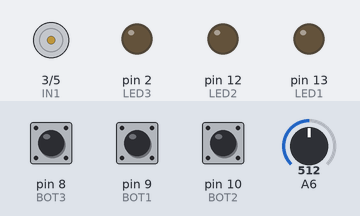
Recording of a sketch running on a simulated Arduino Uno, built with avr-gcc and run on an emulated ATmega328P. On the bench: motor-driver pin pairs drawn as motors (green arrow = first pin HIGH = forward, orange = second pin HIGH = backward, longer = more drive, scaled by the enable pin), output pins drawn as LEDs (lit = HIGH). Inputs (shaded band) come from the test bench; at power-on: A6 = 512, pin 9 (BOT1) HIGH, pin 10 (BOT2) HIGH, pin 8 (BOT3) HIGH.

Above: at 1.2 s.
1.3 s: A6 set to 0
At 2.5 s:
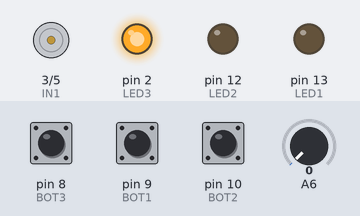
2.8 s: pin 9 (BOT1) pulled LOW for 0.15 s
At 3.9 s:
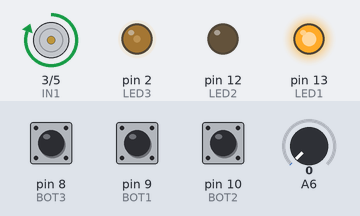
4.5 s: pin 10 (BOT2) pulled LOW for 0.15 s
At 5.7 s:
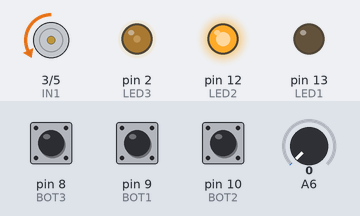
6.1 s: pin 8 (BOT3) pulled LOW for 0.15 s
At 7.3 s:
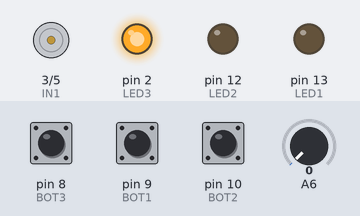
7.7 s: pin 9 (BOT1) pulled LOW for 1 s
At 9.7 s:
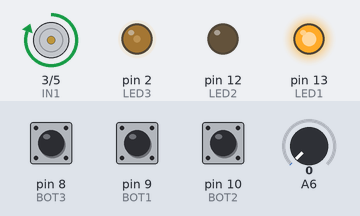
10.2 s: A6 set to 122
At 11.6 s:
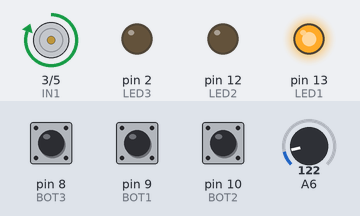
Timing chart, 0 to 12.7 s (numbered marks = the images above; inputs shaded):
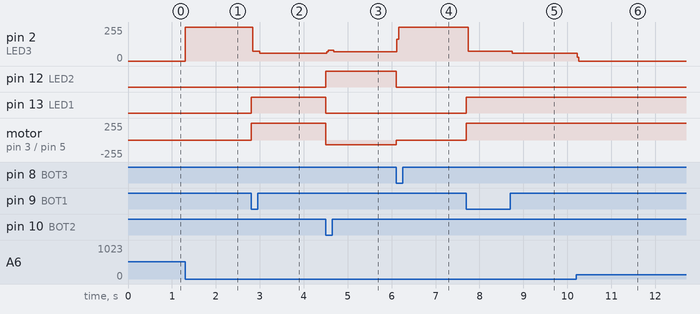

The sketch:

amazing_blad1.ino
```cpp
int IN1 = 3;
int IN2 = 5;
int EN = 6;
int BOT1 = 9;
int BOT2 = 10;
int BOT3 = 8;
int LED1 = 13;
int LED2 = 12;
int LED3 = 2;
void setup()
{
	pinMode(IN1, OUTPUT);
	pinMode(IN2, OUTPUT);
	pinMode(BOT1, INPUT_PULLUP);
	pinMode(BOT2, INPUT_PULLUP);
	pinMode(BOT3, INPUT_PULLUP);
	pinMode(LED1, OUTPUT);
	pinMode(LED2, OUTPUT);
  	pinMode(LED3, OUTPUT);
}

void loop()
  //CONFIGURAÇÃO BOTÕES
{

  if(digitalRead(BOT1) == LOW){
	digitalWrite(IN1, HIGH);
	digitalWrite(IN2, LOW);
	analogWrite(EN, 255);
  }else if(digitalRead(BOT2) == LOW){
	digitalWrite(IN1, LOW);
	digitalWrite(IN2, HIGH);
	analogWrite(EN, 70);
  }else if(digitalRead(BOT3) == LOW){
	digitalWrite(IN1, LOW);
	digitalWrite(IN2, LOW);
  }

  // CONFIGURAÇÕES DOS LEDS

  if(digitalRead(IN1) == HIGH && digitalRead(IN2) == LOW){
	digitalWrite(LED1, HIGH);
	digitalWrite(LED2, LOW);
   	digitalWrite(LED3, LOW);
  }else if(digitalRead(IN2) == HIGH && digitalRead(IN1) == LOW){
	digitalWrite(LED2, HIGH);
	digitalWrite(LED1, LOW);
   	digitalWrite(LED3, LOW);
  }else if(digitalRead(BOT3) == LOW){
	digitalWrite(LED1, LOW);
	digitalWrite(LED2, LOW);
  }

//CONFIGURAÇÃO LED MOTOR DESLIGADO
  if(analogRead(EN) == 0){
   	digitalWrite(LED3, HIGH);
  }


}
```

Measured:
- after the input at 1.3 s, pin 2 (LED3): 0/255 → 255/255 at once
- after the input at 2.8 s, pin 2 (LED3): 255/255 → 72/255 at once, → 60/255 0.16 s later; pin 13 (LED1): LOW → HIGH at once; motor on pin 3 (IN1) / pin 5 (IN2): stopped → forward 255/255 at once
- after the input at 4.5 s, pin 2 (LED3): 60/255 → 79/255 at once, → 69/255 0.16 s later; pin 12 (LED2): LOW → HIGH at once; pin 13 (LED1): HIGH → LOW at once; motor on pin 3 (IN1) / pin 5 (IN2): forward 255/255 → backward 70/255 at once
- after the input at 6.1 s, pin 2 (LED3): 69/255 → 255/255 at once; pin 12 (LED2): HIGH → LOW at once; motor on pin 3 (IN1) / pin 5 (IN2): backward 70/255 → stopped at once
- after the input at 7.7 s, pin 2 (LED3): 255/255 → 72/255 at once, → 60/255 1.0 s later; pin 13 (LED1): LOW → HIGH at once; motor on pin 3 (IN1) / pin 5 (IN2): stopped → forward 255/255 at once
- after the input at 10.2 s, pin 2 (LED3): 60/255 → 0/255 at once
